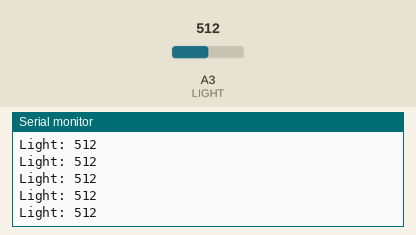
A sketch run on a simulated Arduino Uno, built with avr-gcc and run on an emulated ATmega328P. On the bench: the last lines printed to the serial monitor. The inputs (shaded band) are chosen by the test bench; at power-on: A3 (LIGHT) = 512.

Above: at 1.2 s.
1.3 s: A3 (LIGHT) set to 716
At 1.31 s:
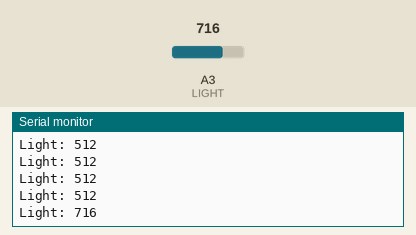
2.8 s: A3 (LIGHT) set to 900
At 2.81 s:
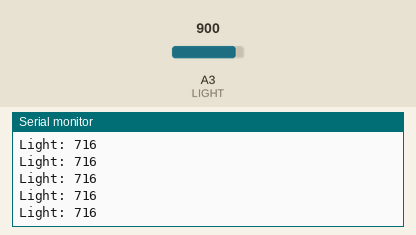
Timing chart, 0 to 5.8 s (numbered marks = the images above; inputs shaded):
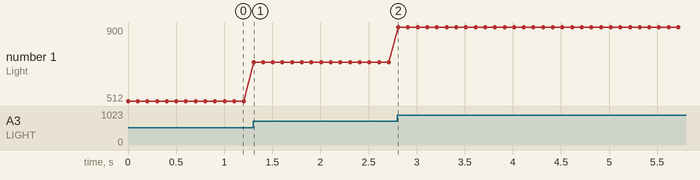

Measured:
- after the input at 1.3 s, the serial monitor: prints a new line at once (image 1)
- plotted number 1: 512 → 716 after the input at 1.3 s, 716 → 900 after the input at 2.8 s

The sketch:

ex03_02_09.ino
```cpp
// 조도센서값 읽고 출력

#define LIGHT A3

void setup() {
  pinMode(LIGHT, INPUT);
  Serial.begin(9600);
}

void loop() {
  int value = analogRead(LIGHT);
  Serial.print("Light: ");
  Serial.println(value);
  delay(100);
}
```
